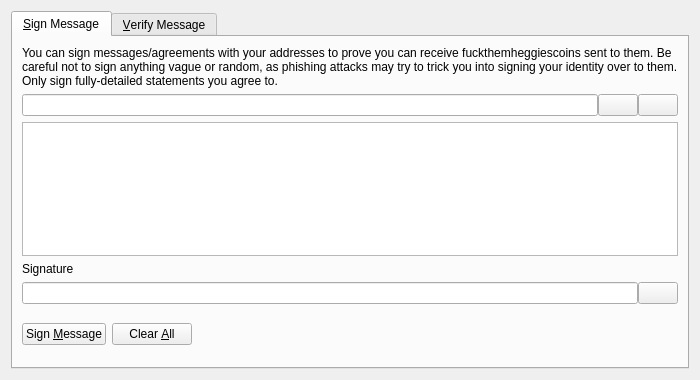
<?xml version="1.0" encoding="UTF-8"?>
<ui version="4.0">
 <class>SignVerifyMessageDialog</class>
 <widget class="QDialog" name="SignVerifyMessageDialog">
  <property name="geometry">
   <rect>
    <x>0</x>
    <y>0</y>
    <width>700</width>
    <height>380</height>
   </rect>
  </property>
  <property name="windowTitle">
   <string>Signatures - Sign / Verify a Message</string>
  </property>
  <property name="modal">
   <bool>true</bool>
  </property>
  <layout class="QVBoxLayout" name="verticalLayout">
   <item>
    <widget class="QTabWidget" name="tabWidget">
     <property name="currentIndex">
      <number>0</number>
     </property>
     <widget class="QWidget" name="tabSignMessage">
      <attribute name="title">
       <string>&amp;Sign Message</string>
      </attribute>
      <layout class="QVBoxLayout" name="verticalLayout_SM">
       <item>
        <widget class="QLabel" name="infoLabel_SM">
         <property name="text">
          <string>You can sign messages/agreements with your addresses to prove you can receive fuckthemheggiescoins sent to them. Be careful not to sign anything vague or random, as phishing attacks may try to trick you into signing your identity over to them. Only sign fully-detailed statements you agree to.</string>
         </property>
         <property name="textFormat">
          <enum>Qt::PlainText</enum>
         </property>
         <property name="wordWrap">
          <bool>true</bool>
         </property>
        </widget>
       </item>
       <item>
        <layout class="QHBoxLayout" name="horizontalLayout_1_SM">
         <property name="spacing">
          <number>0</number>
         </property>
         <item>
          <widget class="QValidatedLineEdit" name="addressIn_SM">
           <property name="toolTip">
            <string>The Fuckthemheggiescoin address to sign the message with</string>
           </property>
          </widget>
         </item>
         <item>
          <widget class="QPushButton" name="addressBookButton_SM">
           <property name="toolTip">
            <string>Choose previously used address</string>
           </property>
           <property name="text">
            <string/>
           </property>
           <property name="icon">
            <iconset resource="../bitcoin.qrc">
             <normaloff>:/icons/address-book</normaloff>:/icons/address-book</iconset>
           </property>
           <property name="shortcut">
            <string>Alt+A</string>
           </property>
           <property name="autoDefault">
            <bool>false</bool>
           </property>
          </widget>
         </item>
         <item>
          <widget class="QPushButton" name="pasteButton_SM">
           <property name="toolTip">
            <string>Paste address from clipboard</string>
           </property>
           <property name="text">
            <string/>
           </property>
           <property name="icon">
            <iconset resource="../bitcoin.qrc">
             <normaloff>:/icons/editpaste</normaloff>:/icons/editpaste</iconset>
           </property>
           <property name="shortcut">
            <string>Alt+P</string>
           </property>
           <property name="autoDefault">
            <bool>false</bool>
           </property>
          </widget>
         </item>
        </layout>
       </item>
       <item>
        <widget class="QPlainTextEdit" name="messageIn_SM">
         <property name="toolTip">
          <string>Enter the message you want to sign here</string>
         </property>
        </widget>
       </item>
       <item>
        <widget class="QLabel" name="signatureLabel_SM">
         <property name="text">
          <string>Signature</string>
         </property>
         <property name="textFormat">
          <enum>Qt::PlainText</enum>
         </property>
        </widget>
       </item>
       <item>
        <layout class="QHBoxLayout" name="horizontalLayout_2_SM">
         <property name="spacing">
          <number>0</number>
         </property>
         <item>
          <widget class="QLineEdit" name="signatureOut_SM">
           <property name="font">
            <font>
             <italic>true</italic>
            </font>
           </property>
           <property name="readOnly">
            <bool>true</bool>
           </property>
          </widget>
         </item>
         <item>
          <widget class="QPushButton" name="copySignatureButton_SM">
           <property name="toolTip">
            <string>Copy the current signature to the system clipboard</string>
           </property>
           <property name="text">
            <string/>
           </property>
           <property name="icon">
            <iconset resource="../bitcoin.qrc">
             <normaloff>:/icons/editcopy</normaloff>:/icons/editcopy</iconset>
           </property>
           <property name="autoDefault">
            <bool>false</bool>
           </property>
          </widget>
         </item>
        </layout>
       </item>
       <item>
        <layout class="QHBoxLayout" name="horizontalLayout_3_SM">
         <item>
          <widget class="QPushButton" name="signMessageButton_SM">
           <property name="toolTip">
            <string>Sign the message to prove you own this Fuckthemheggiescoin address</string>
           </property>
           <property name="text">
            <string>Sign &amp;Message</string>
           </property>
           <property name="icon">
            <iconset resource="../bitcoin.qrc">
             <normaloff>:/icons/edit</normaloff>:/icons/edit</iconset>
           </property>
           <property name="autoDefault">
            <bool>false</bool>
           </property>
          </widget>
         </item>
         <item>
          <widget class="QPushButton" name="clearButton_SM">
           <property name="toolTip">
            <string>Reset all sign message fields</string>
           </property>
           <property name="text">
            <string>Clear &amp;All</string>
           </property>
           <property name="icon">
            <iconset resource="../bitcoin.qrc">
             <normaloff>:/icons/remove</normaloff>:/icons/remove</iconset>
           </property>
           <property name="autoDefault">
            <bool>false</bool>
           </property>
          </widget>
         </item>
         <item>
          <spacer name="horizontalSpacer_1_SM">
           <property name="orientation">
            <enum>Qt::Horizontal</enum>
           </property>
           <property name="sizeHint" stdset="0">
            <size>
             <width>40</width>
             <height>48</height>
            </size>
           </property>
          </spacer>
         </item>
         <item>
          <widget class="QLabel" name="statusLabel_SM">
           <property name="font">
            <font>
             <weight>75</weight>
             <bold>true</bold>
            </font>
           </property>
           <property name="text">
            <string/>
           </property>
           <property name="wordWrap">
            <bool>true</bool>
           </property>
          </widget>
         </item>
         <item>
          <spacer name="horizontalSpacer_2_SM">
           <property name="orientation">
            <enum>Qt::Horizontal</enum>
           </property>
           <property name="sizeHint" stdset="0">
            <size>
             <width>40</width>
             <height>48</height>
            </size>
           </property>
          </spacer>
         </item>
        </layout>
       </item>
      </layout>
     </widget>
     <widget class="QWidget" name="tabVerifyMessage">
      <attribute name="title">
       <string>&amp;Verify Message</string>
      </attribute>
      <layout class="QVBoxLayout" name="verticalLayout_VM">
       <item>
        <widget class="QLabel" name="infoLabel_VM">
         <property name="text">
          <string>Enter the receiver's address, message (ensure you copy line breaks, spaces, tabs, etc. exactly) and signature below to verify the message. Be careful not to read more into the signature than what is in the signed message itself, to avoid being tricked by a man-in-the-middle attack. Note that this only proves the signing party receives with the address, it cannot prove sendership of any transaction!</string>
         </property>
         <property name="textFormat">
          <enum>Qt::PlainText</enum>
         </property>
         <property name="alignment">
          <set>Qt::AlignLeading|Qt::AlignLeft|Qt::AlignTop</set>
         </property>
         <property name="wordWrap">
          <bool>true</bool>
         </property>
        </widget>
       </item>
       <item>
        <layout class="QHBoxLayout" name="horizontalLayout_1_VM">
         <property name="spacing">
          <number>0</number>
         </property>
         <item>
          <widget class="QValidatedLineEdit" name="addressIn_VM">
           <property name="toolTip">
            <string>The Fuckthemheggiescoin address the message was signed with</string>
           </property>
          </widget>
         </item>
         <item>
          <widget class="QPushButton" name="addressBookButton_VM">
           <property name="toolTip">
            <string>Choose previously used address</string>
           </property>
           <property name="text">
            <string/>
           </property>
           <property name="icon">
            <iconset resource="../bitcoin.qrc">
             <normaloff>:/icons/address-book</normaloff>:/icons/address-book</iconset>
           </property>
           <property name="shortcut">
            <string>Alt+A</string>
           </property>
           <property name="autoDefault">
            <bool>false</bool>
           </property>
          </widget>
         </item>
        </layout>
       </item>
       <item>
        <widget class="QPlainTextEdit" name="messageIn_VM"/>
       </item>
       <item>
        <widget class="QValidatedLineEdit" name="signatureIn_VM"/>
       </item>
       <item>
        <layout class="QHBoxLayout" name="horizontalLayout_2_VM">
         <item>
          <widget class="QPushButton" name="verifyMessageButton_VM">
           <property name="toolTip">
            <string>Verify the message to ensure it was signed with the specified Fuckthemheggiescoin address</string>
           </property>
           <property name="text">
            <string>Verify &amp;Message</string>
           </property>
           <property name="icon">
            <iconset resource="../bitcoin.qrc">
             <normaloff>:/icons/transaction_0</normaloff>:/icons/transaction_0</iconset>
           </property>
           <property name="autoDefault">
            <bool>false</bool>
           </property>
          </widget>
         </item>
         <item>
          <widget class="QPushButton" name="clearButton_VM">
           <property name="toolTip">
            <string>Reset all verify message fields</string>
           </property>
           <property name="text">
            <string>Clear &amp;All</string>
           </property>
           <property name="icon">
            <iconset resource="../bitcoin.qrc">
             <normaloff>:/icons/remove</normaloff>:/icons/remove</iconset>
           </property>
           <property name="autoDefault">
            <bool>false</bool>
           </property>
          </widget>
         </item>
         <item>
          <spacer name="horizontalSpacer_1_VM">
           <property name="orientation">
            <enum>Qt::Horizontal</enum>
           </property>
           <property name="sizeHint" stdset="0">
            <size>
             <width>40</width>
             <height>48</height>
            </size>
           </property>
          </spacer>
         </item>
         <item>
          <widget class="QLabel" name="statusLabel_VM">
           <property name="font">
            <font>
             <weight>75</weight>
             <bold>true</bold>
            </font>
           </property>
           <property name="text">
            <string/>
           </property>
           <property name="wordWrap">
            <bool>true</bool>
           </property>
          </widget>
         </item>
         <item>
          <spacer name="horizontalSpacer_2_VM">
           <property name="orientation">
            <enum>Qt::Horizontal</enum>
           </property>
           <property name="sizeHint" stdset="0">
            <size>
             <width>40</width>
             <height>48</height>
            </size>
           </property>
          </spacer>
         </item>
        </layout>
       </item>
      </layout>
     </widget>
    </widget>
   </item>
  </layout>
 </widget>
 <customwidgets>
  <customwidget>
   <class>QValidatedLineEdit</class>
   <extends>QLineEdit</extends>
   <header>qvalidatedlineedit.h</header>
  </customwidget>
 </customwidgets>
 <resources>
  <include location="../bitcoin.qrc"/>
 </resources>
 <connections/>
</ui>
